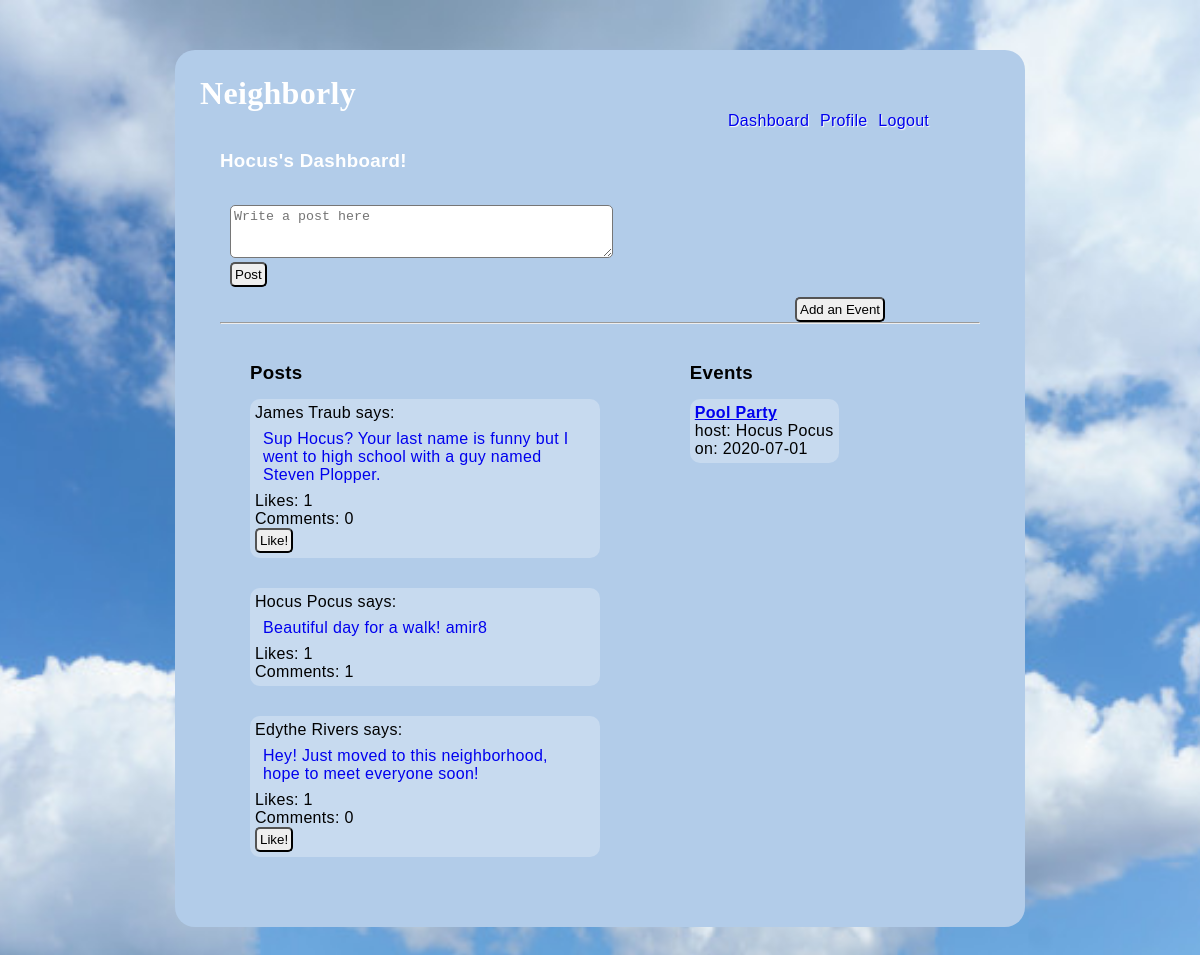
/dashboard (signed in), run on an earlier commit of the app's database.
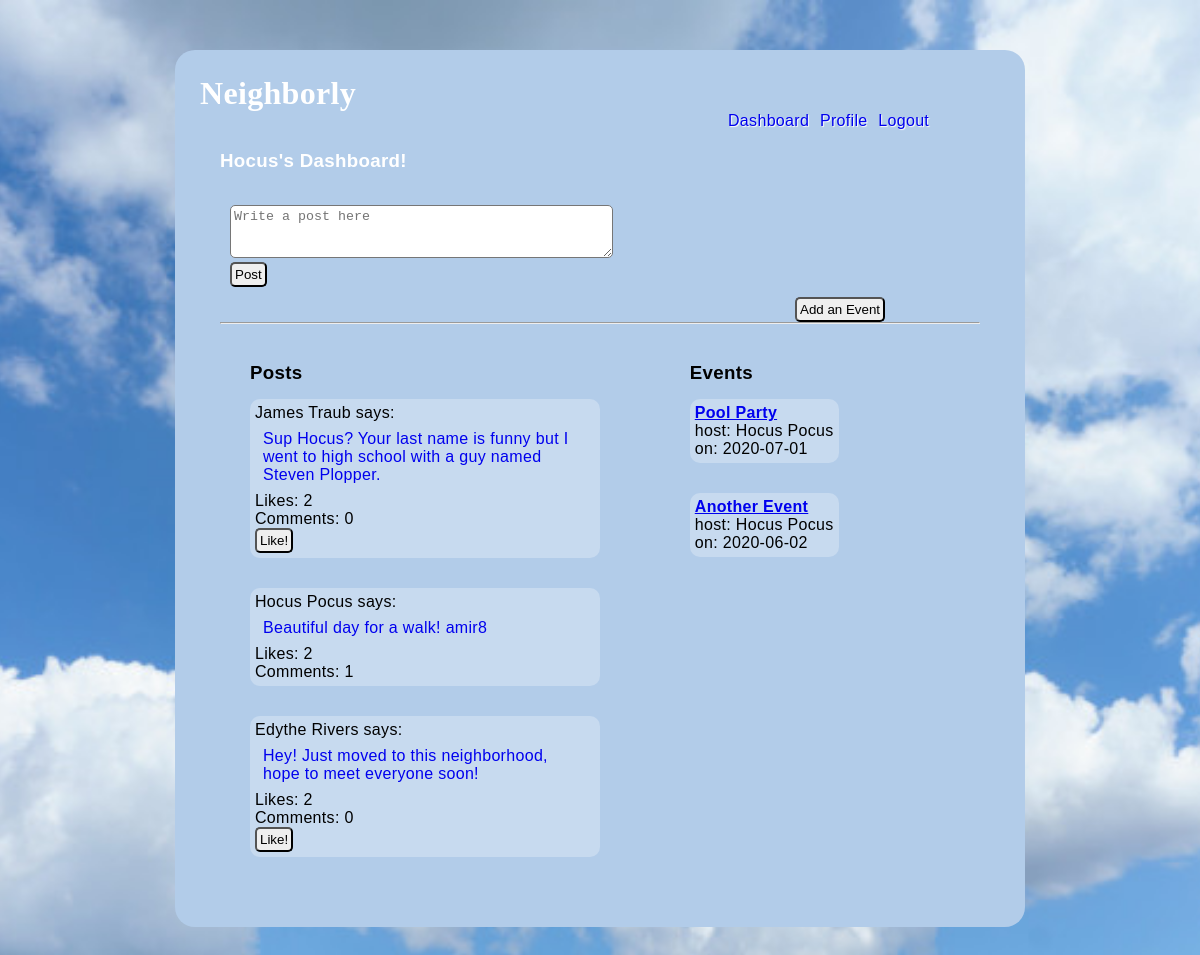
And on a later commit of the database.
### models.py (models this page shows)
class User(db.Model):
    __tablename__ = "users"
    id = db.Column(db.Integer, primary_key=True)
    first_name = db.Column(db.String(45))
    last_name = db.Column(db.String(45))
    email = db.Column(db.String(255))
    address_id = db.Column(db.Integer, db.ForeignKey('addresses.id', ondelete='cascade'))
    address = db.relationship('Address', foreign_keys=[address_id])
    password_hash=db.Column(db.String(255))
    profile_pic = db.Column(db.Text)
    likes_sent = db.relationship('Post', secondary=likes_table, passive_deletes=True)
    all_post = db.relationship('Post', back_populates="user", cascade="all, delete, delete-orphan")
    all_event = db.relationship('Event', back_populates="user", cascade="all, delete, delete-orphan")
    post_comments = db.relationship('Post_comment', back_populates="user", cascade="all, delete, delete-orphan")
    event_comments = db.relationship('Event_comment', back_populates="user", cascade="all, delete, delete-orphan")
    created_at = db.Column(db.DateTime, server_default = func.now())
    updated_at = db.Column(db.DateTime, server_default = func.now(), onupdate = func.now())
    @property
    def full_name(self):
        return self.first_name + ' ' + self.last_name

class Post(db.Model):
    __tablename__ = "posts"
    id = db.Column(db.Integer, primary_key=True)
    message = db.Column(db.String(255))
    user_id = db.Column(db.Integer, db.ForeignKey('users.id', ondelete='cascade'))
    user = db.relationship('User', foreign_keys=[user_id])
    likes_rec = db.relationship('User', secondary=likes_table, passive_deletes=True)
    all_comment = db.relationship('Post_comment', back_populates="post", cascade="all, delete, delete-orphan")
    created_at = db.Column(db.DateTime, server_default = func.now())
    updated_at = db.Column(db.DateTime, server_default = func.now(), onupdate = func.now())
    @property
    def num_likes(self):
        return len(self.likes_rec)
    @property
    def num_comments(self):
        return len(self.all_comment)

class Event(db.Model):
    __tablename__ = "events"
    id = db.Column(db.Integer, primary_key=True)
    title = db.Column(db.String(100))
    description = db.Column(db.String(255))
    date = db.Column(db.String(45))
    time = db.Column(db.String(45))
    user_id = db.Column(db.Integer, db.ForeignKey('users.id', ondelete='cascade'))
    user = db.relationship('User', foreign_keys=[user_id])
    location_id = db.Column(db.Integer, db.ForeignKey('event_locations.id', ondelete='cascade'))
    location = db.relationship('Event_location', foreign_keys=[location_id])
    all_comment = db.relationship('Event_comment', back_populates="event", cascade="all, delete, delete-orphan")
    created_at = db.Column(db.DateTime, server_default = func.now())
    updated_at = db.Column(db.DateTime, server_default = func.now(), onupdate = func.now())

### controller.py (the view)
def dashboard():
    if 'user_id' not in session:
        return redirect("/")
    posts = Post.query.all()
    events = Event.query.all()
    cur_user = User.query.filter_by(id=session['user_id'])
    return render_template("dashboard.html", all_posts = posts, all_events = events,all_users = cur_user )

### templates/dashboard.html (shortened to what this page needs)
<!DOCTYPE html>
<html lang="en">
<head>
    <link rel="stylesheet" type="text/css" href="{{ url_for('static', filename='style1.css') }}">
</head>
<body>
    <div class="container_dashboard">
        <h1>Neighborly</h1>
        <div class="navigation">
            <a href="/dashboard">Dashboard</a>
            <a href="/my_profile">Profile</a>
            <a href="/logout">Logout</a>
        </div>
        <div class="dashboard">
            {% for cur_user in all_users %}
            <h3>{{cur_user.first_name}}'s Dashboard!</h3>
            {% endfor %}
            <br>
            <form action="/add/post" method="POST">
                <p> <textarea name="message" cols="45" rows="3" placeholder="Write a post here"></textarea></p>
                <input type="submit" value="Post">
            </form>
            <a href="/events"><button>Add an Event</button></a>
            <hr>
            <br>
        </div>
        <div class="posts">
            <h3>Posts</h3>
            <ul>
                {% for post in all_posts %}
                <li>
                    <p>{{post.user.full_name}} says:</p>
                    <blockquote><a href="post/details/{{post.id}}">{{post.message}}</a></blockquote>
                    <p>Likes: {{ post.num_likes }} </p>
                    <p>Comments: {{ post.num_comments }} </p>
                    {% if session['user_id'] != post.user_id %}
                        <a href="/add/like/{{post.id}}"><button>Like!</button></a>
                    {% endif %}
                </li>
                {% endfor %}
            </ul>
        </div>
        <div class="events">
            <h3>Events</h3>
            <ul>
                {% for event in all_events %}
                <li>
                    <h4><a href="/event/details/{{event.id}}">{{event.title}}</a></h4>
                    <p>host: {{event.user.first_name}} {{event.user.last_name}}</p>
                    <p>on: {{event.date}}</p>
                </li>
                {% endfor %}
            </ul>
        </div>
    </div>
</body>
</html>

What changed in the data, as far as the page shows it:
computed for Post "James Traub": num_likes "1" → "2"
computed for Post "Beautiful day for a walk! amir8": num_likes "1" → "2"
computed for Post "Hey! Just moved to this neighborhood, hope to meet everyone soon!": num_likes "1" → "2"
added Event: title "Another Event", user.first_name "Hocus", user.last_name "Pocus", date "2020-06-02"
